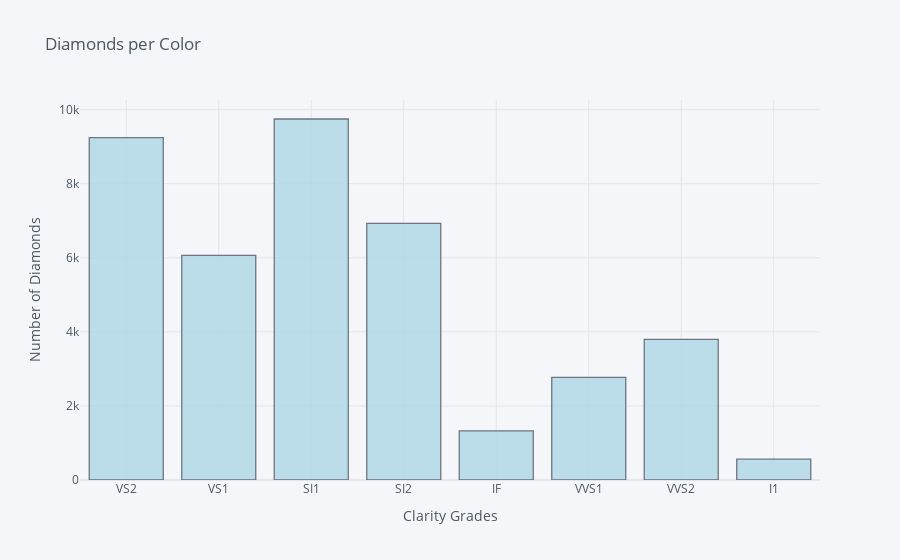

The notebook cell saved with this chart:
### Markdown cell above
Clarity reveals the imperfections inside (inclusions) or on the surface (blemishes) of a diamong. Quality order is as follows: FL > IF > 'VVS1', 'VVS2' > 'VS1', 'VS2' > 'SI1', 'SI2' > I1 - I3. There are not flawless diamonds here a just a few internally flawless.

### Code cell
diamonds['clarity'].iplot(kind='hist', color='lightblue', title='Diamonds per Color', yTitle='Number of Diamonds', xTitle='Clarity Grades')

### Figure 1 — Plotly figure (JSON) as saved in the notebook; plotly's stock layout.template omitted (floating-point values rounded to 4 significant figures; data arrays with more than 128 entries replaced by an {"elided": "..."} marker saying what was removed)
{"data": [{"histfunc": "count", "histnorm": "", "marker": {"color": "rgba(173, 216, 230, 1.0)", "line": {"color": "#4D5663", "width": 1.3}}, "name": "clarity", "opacity": 0.8, "orientation": "v", "type": "histogram", "x": {"elided": "40455 str values"}}], "layout": {"barmode": "overlay", "legend": {"bgcolor": "#F5F6F9", "font": {"color": "#4D5663"}}, "paper_bgcolor": "#F5F6F9", "plot_bgcolor": "#F5F6F9", "title": {"font": {"color": "#4D5663"}, "text": "Diamonds per Color"}, "xaxis": {"gridcolor": "#E1E5ED", "showgrid": true, "tickfont": {"color": "#4D5663"}, "title": {"font": {"color": "#4D5663"}, "text": "Clarity Grades"}, "zerolinecolor": "#E1E5ED"}, "yaxis": {"gridcolor": "#E1E5ED", "showgrid": true, "tickfont": {"color": "#4D5663"}, "title": {"font": {"color": "#4D5663"}, "text": "Number of Diamonds"}, "zerolinecolor": "#E1E5ED"}}}
